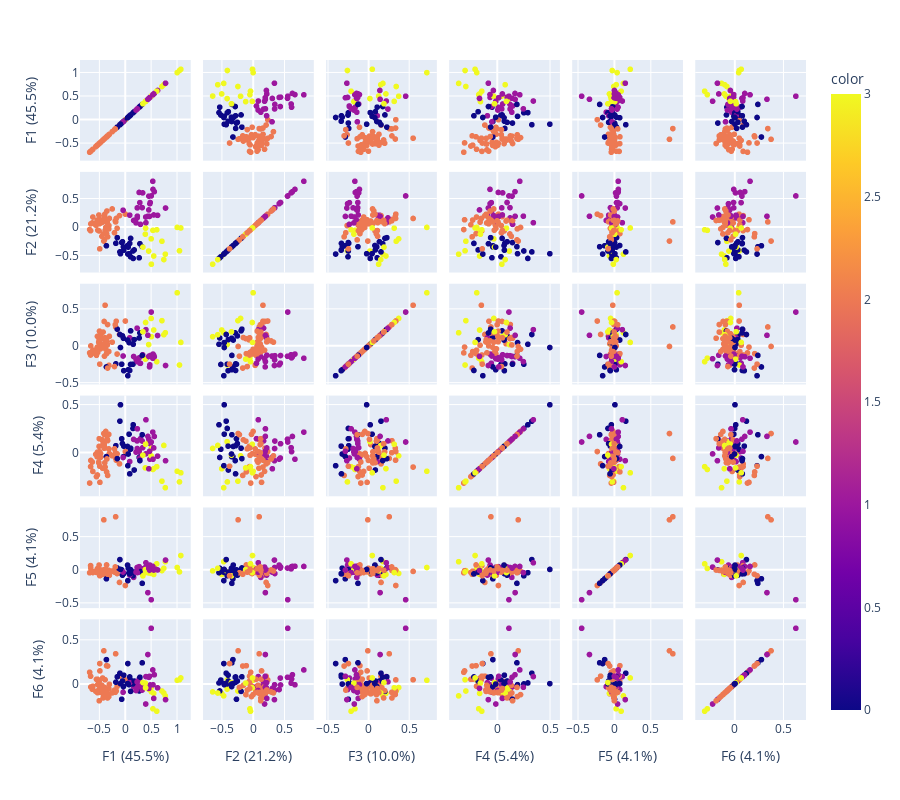

The notebook cell saved with this chart:
### Code cell
components = pca.fit_transform(df_scaled)
labels = {
    str(i): f"F{i+1} ({var:.1f}%)"
    for i, var in enumerate(pca.explained_variance_ratio_ * 100)
}

fig = px.scatter_matrix(
    components,
    labels=labels,
    dimensions=range(6),
    width=900,
    height=800,
    color=df["Cluster_Id"]
)
fig.update_traces(diagonal_visible=True)
fig.show()
